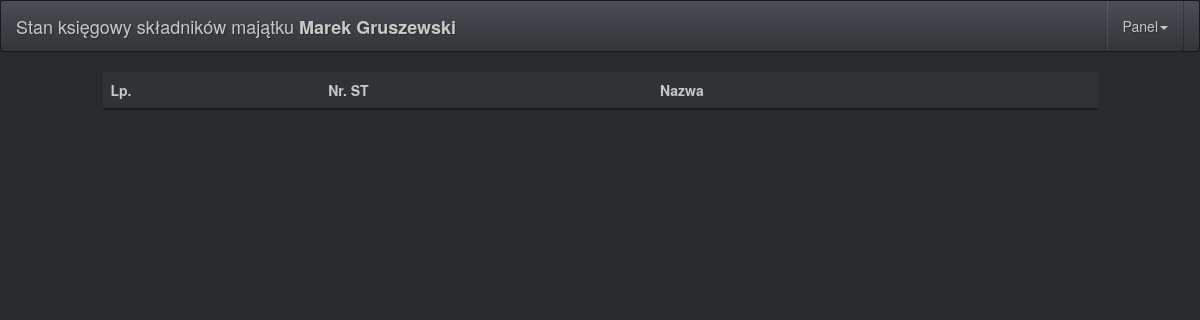
Before: / (signed in) with the older database file.
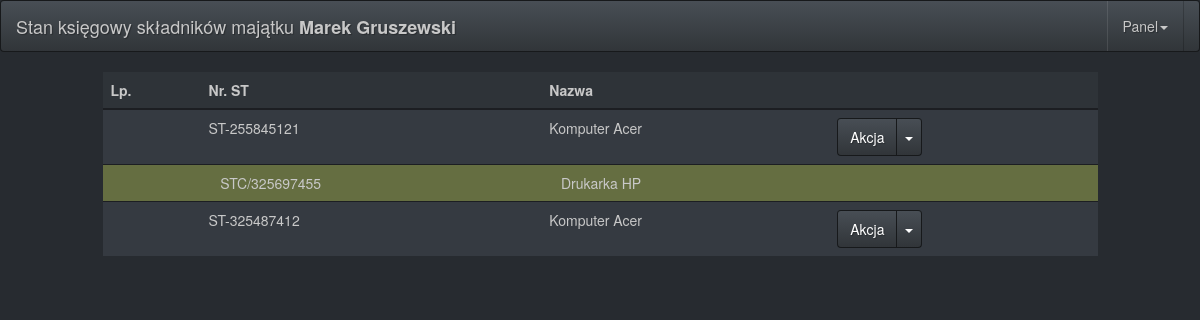
After: the same page with the newer database file.
### store/models.py (models this page shows, shortened)
class NrSt(models.Model):
	owner = models.ForeignKey(settings.AUTH_USER_MODEL)
	nr_st = models.CharField(max_length = 9, unique=True)
	name = models.CharField(max_length = 255)
	data_przyjecia = models.DateField(default=date.today)
	price = models.DecimalField(null = True, blank = True, max_digits = 20, decimal_places = 2)
	uwagi = models.TextField(null = True, blank=True)
	dzierzawca = models.CharField(max_length = 255, null = True, blank=True)
	place = models.CharField(max_length = 255, null = True, blank=True)

class NrStc(models.Model):
	nr_st = models.ForeignKey(NrSt)
	owner = models.ForeignKey(settings.AUTH_USER_MODEL)
	nr_stc = models.CharField(max_length = 9, unique=True)
	name = models.CharField(max_length = 255)
	data_przyjecia = models.DateField(default=date.today)
	price = models.DecimalField(null = True, blank=True, max_digits = 20, decimal_places = 2)
	uwagi = models.TextField(null=True)
	dzierzawca = models.CharField(max_length = 255, null = True)
	place = models.CharField(max_length = 255, null = True, blank = True)
	photo = models.ImageField(null=True)

### store/views.py (the view)
# urls.py: url(r'^$', login_required(ProductsListView.as_view(), login_url="login/"), name='products-list'),
class ProductsListView(ListView):
	context_object_name = 'products-list'
	template_name = 'store/products-list.html'
	def get_queryset(self):
		return NrSt.objects.filter(owner = self.request.user)
	def get_context_data(self, **kwargs):
		context = super(ProductsListView, self).get_context_data(**kwargs)
		context['numer_stc'] = NrStc.objects.all()
		return context

### store/templates/store/products-list.html (shortened to what this page needs)
{% extends "base.html"  %}
{% block 'content' %}
<table class="table table-striped table-hover">
<thead>
	<tr><th>Lp.</th><th>Nr. ST</th><th>Nazwa</th><th></th></tr>
</thead>
{% for st in object_list %}
<tr><td></td><td> ST-{{ st.nr_st }}</td><td> {{ st.name }}</td><td><div class="btn-group">
  <a href="#" class="btn btn-default">Akcja</a>
  <a aria-expanded="false" href="#" class="btn btn-default dropdown-toggle" data-toggle="dropdown"><span class="caret"></span></a>
</div></td></tr>
{% for stc in numer_stc %}
{%if stc.nr_st == st %}
<tr style="background-color:rgb(101, 110, 65);"><td></td><td>&nbsp;&nbsp;&nbsp;STC/{{stc.nr_stc}}</td><td>&nbsp;&nbsp;&nbsp;{{stc.name}}</td><td></td></tr>
{%endif%}
{%endfor%}
{% endfor %}
</table>
{% endblock %}

Changed rows visible on the page:
added NrSt: nr_st "255845121", name "Komputer Acer"
added NrStc: nr_stc "325697455", name "Drukarka HP"
added NrSt: nr_st "325487412", name "Komputer Acer"
